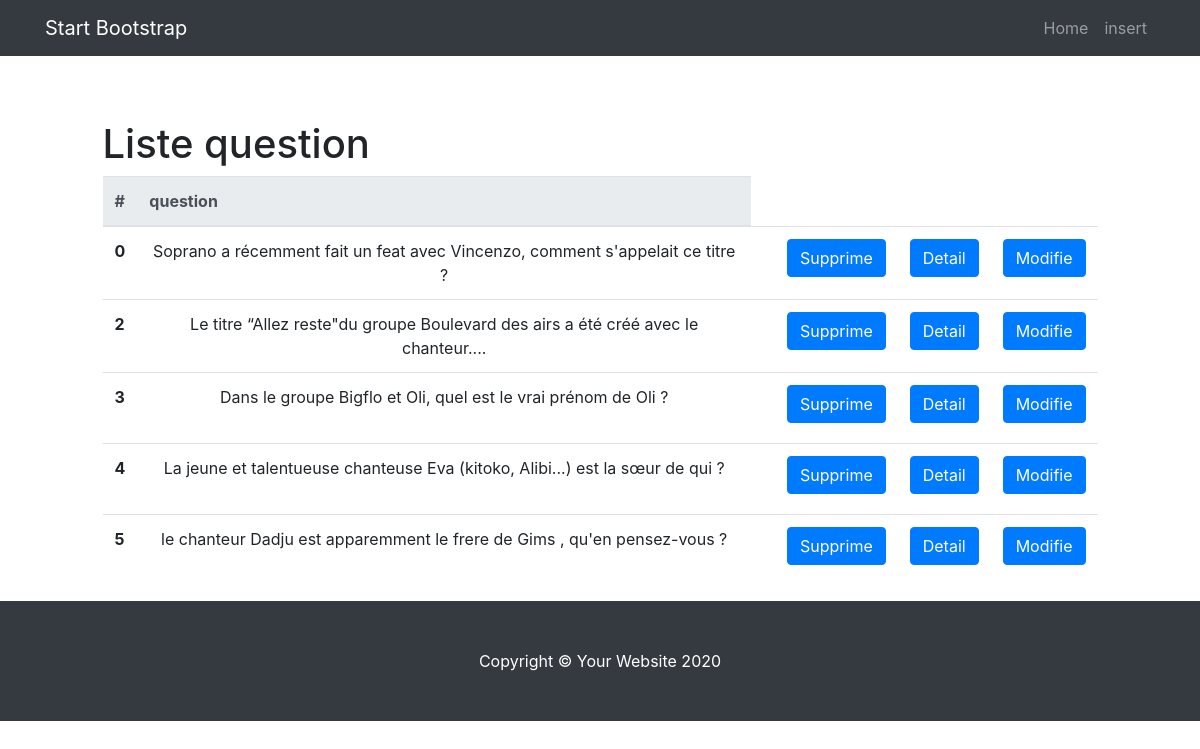
/Welcome/liste, run on the app's committed database.
### tables this page shows
CREATE TABLE `question` (
  `id` int(11) NOT NULL,
  `numero` int(11) NOT NULL,
  `question` varchar(200) NOT NULL
);

### application/views/templates/template.php (called while the page is built, shortened)
<?php
$this->load->view("templates/header");
$this->load->view($contents);
?>

### application/controllers/Welcome.php (called while the page is built, shortened)
<?php
class Welcome extends CI_Controller {
	public function liste(){
		$this->load->model('fonction');
		$data['question']=$this->fonction->getQuestion();
		$data['contents']='liste';
		$this->load->view('templates/template',$data);
	}
}
?>

### index.php (called while the page is built, shortened)
<?php
require_once BASEPATH.'core/CodeIgniter.php';

### application/models/fonction.php (called while the page is built, shortened)
<?php if(! defined('BASEPATH')) exit('No direct script access allowed');
    class Fonction extends CI_MODEL{
        public function getQuestion(){
            $query= $this->db->query('select * from question');
            return $query->result_array();
        }
    }
?>

### application/views/liste.php (the view)
<div class='front'>
    <div class="row ins" >
        <div class="col-md-1">
        </div>
            <div class="col-md-10">
            <h1>Liste question</h1>
        <table class="table">
        <thead class="thead-light">
            <tr>
            <th scope="col">#</th>
            <th scope="col">question</th>
            </tr>
        </thead>
        <tbody>
        <?php foreach ($question as $data) {?>
            <tr>
            <form method="post"  action="traitement" class="form-inline">
                <th scope="row"><?php echo $data['numero'];?></th>
                <td><center><?php echo $data['question'];?></center></td>
                <td> <input type="hidden"  value="<?php echo $data['id']; ?>" name="id" ></td>
                <td> <button type="submit" class="btn btn-primary mb-2" name="supprimer">Supprime </button></td>
                <td> <button type="submit" class="btn btn-primary mb-2" name="detail">Detail </button></td>
                <td> <button type="submit" class="btn btn-primary mb-2" name="modifier">Modifie </button></td>
                </form>
            </tr>
        <?php } ?>
        </tbody>
        </table>
        </div>
        <div class="col-md-1">
        </div>
    </div>
</div>

### assets/css/shop-homepage.css (style rules this page uses)
.front { margin-top:10%; }

### data on the page
question: numero "0", question "Soprano a récemment fait un feat avec Vincenzo, comment s'appelait ce titre ?"
question: numero "2", question "Le titre “Allez reste\"du groupe Boulevard des airs a été créé avec le chanteur...."
question: numero "3", question "Dans le groupe Bigflo et Oli, quel est le vrai prénom de Oli ?"
question: numero "4", question "La jeune et talentueuse chanteuse Eva (kitoko, Alibi...) est la sœur de qui ?"
question: numero "5", question "le chanteur Dadju est apparemment le frere de Gims , qu'en pensez-vous ?"
